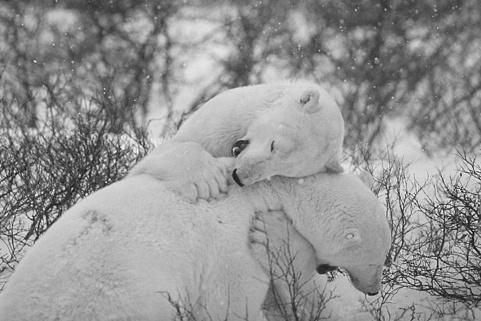
#> input picture 4. Blur Kernel/Q2.1.1.4_soln/bears.jpg, 481 x 321 px
$ python Q2.1.1.4_soln.py
#> lines starting #> are read from the running program, lines starting #| are printed output that depends on the picture
import cv2
import numpy as np
from scipy import signal

img = cv2.imread('bears.jpg',0)
#> img is the input picture: shape (321, 481); min 0, max 255, mean 147.8

def spatial_filter(img,h):
    print(img)
#> (printed output is left out)
    img = img.astype(float)
    print(img)
#> (printed output is left out)
    img = signal.convolve2d(img,h, boundary = 'symm', mode ='same')
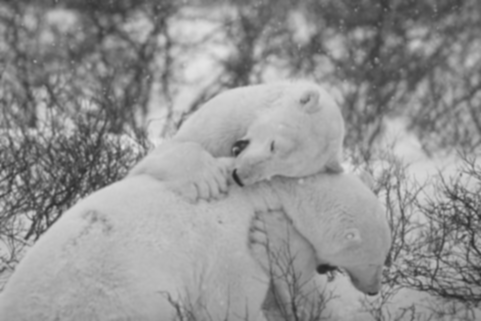
#> img: shape (321, 481) float64; min 37.79, max 229.1, mean 147.8
    return img

filter = np.array([[1, 4, 7, 4, 1],
                [4, 20, 33, 20, 4],
                [7, 33, 55, 33, 7],
                [4, 20, 33, 20, 4],
                [1, 4, 7, 4, 1]])
filter = filter * (1/331)

spatial_filter = spatial_filter(img, filter)
cv2.imwrite('bears_new.jpg', spatial_filter)
